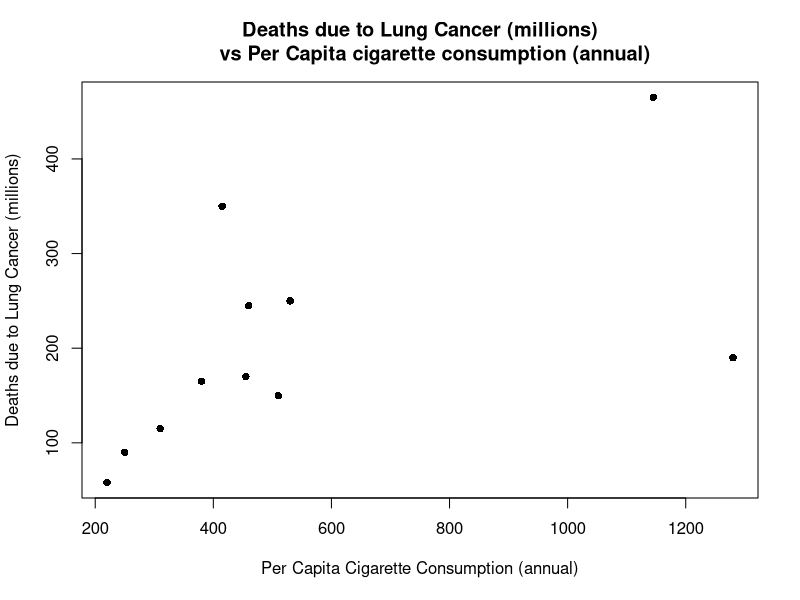
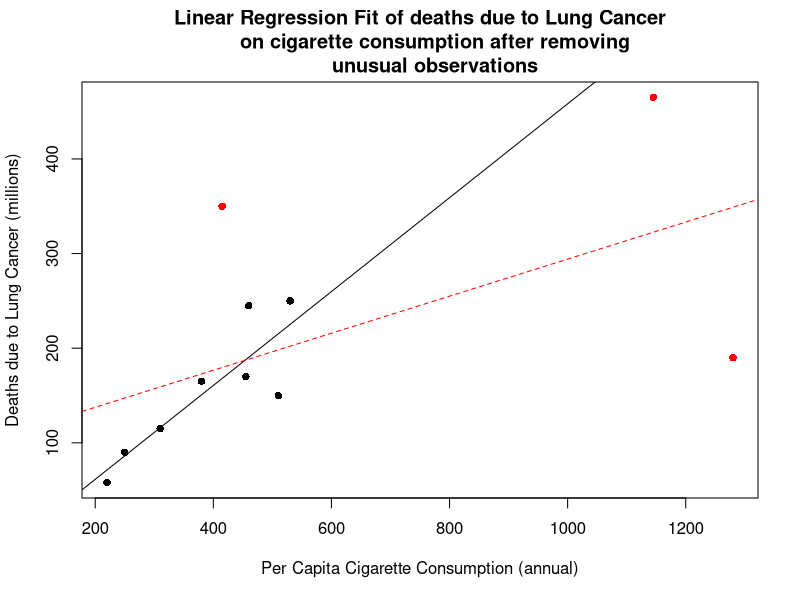
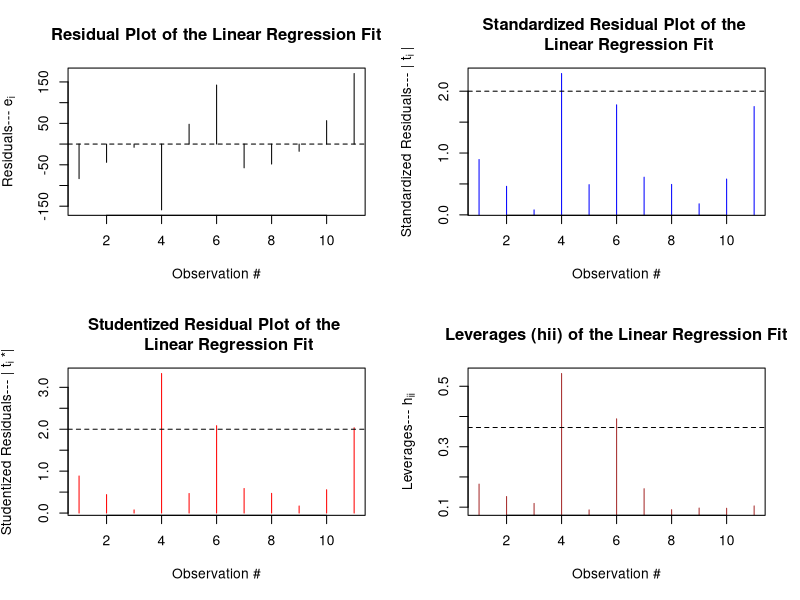

Write R code to recreate these figures, in order. (Note: this script raises an error after producing the figures.)


# PS I - Regression Analysis ----------------------------------------------


# \\ Problem 1 \\ ---------------------------------------------------------

rm(list=ls())
library(RColorBrewer)
c = brewer.pal(7,"Reds")

# The given data pertains to the information on 'death due 
# to lung cancer (millions)' and 'per capita cigarette 
# consumption (annual)' across 11 different countries.

# \\ Let Y - denote the # deaths due to Lung Cancer observed
# in millions and,
# let X - denote the per capita cigarette consumption measured
# annually.\\

# \\ deaths due to lung cancer (millions) \\
y = c(58,115,165,190,250,465,90,150,170,245,350)

# \\ per capita cigarette consumption (annual) \\
x = c(220,310,380,1280,530,1145,250,510,455,460,415)

# \\ A Scatterplot of 'deaths due to lung cancer' on
# per capita cigarette consumption \\

plot(x,y,main="Deaths due to Lung Cancer (millions)
     vs Per Capita cigarette consumption (annual)",
     xlab="Per Capita Cigarette Consumption (annual)",
     ylab="Deaths due to Lung Cancer (millions)",
     pch=16)

# \\ From the scatterplot above, it can be clearly observed
# that, with the increase in the per capita cigarette 
# consumption, there is a prominent increase in the number
# of deaths due to Lung Cancer, which is quite natural. Besides,
# this 'increasing trend', it also to be noted that, outliers
# with respect to both x and y axes are present in the given
# data.

# Also, the strength of linear relationship or association
# between the # deaths due to Lung Cancer and Cigarette 
# consumption is moderate, i.e., r_xy = 0.5724. \\


# \\ (a) Appropriate Regression Model \\ -------------------------------------

# \\ In reference to the Scatterplot, the number of deaths
# due to lung cancer seems almost 'linear increasing' with
# respect to the per capita cigarette consumption. This
# relationship, i.e., the degree of 'non-linearity' is 
# further validated and studied in the following lines 
# through an appropriate regression fit. \\

# \\ In particular, we consider, 
# y = f(x) + u, where the degree of f(.) is to be determined
# for an appropriate regression fit. \\

# \\ Simple Linear Regression: y = beta_0 + beta_1*x + u,
# where R^2 = 0.3277. \\

m1 = lm(y~x)

# \\ Quadratic Regression: y =  beta_0 + beta_1*x + beta_2*x^2 + u,
# where R^2 = 0.5487. \\

m2 = lm(y~x+I(x^2))

# \\ Regression of order 3: y =  beta_0 + beta_1*x + beta_2*x^2 +
# beta_3*x^3 + u, where R^2 = 0.6750. \\

m3 = lm(y~x+I(x^2)+I(x^3))

# \\ Regression of order 4: y =  beta_0 + beta_1*x + beta_2*x^2 +
# beta_3*x^3 + beta_4*x^4 + u, where R^2 = 0.7747. \\

m4 = lm(y~x+I(x^2)+I(x^3)+I(x^4))

# \\ Regression of order 5: y =  beta_0 + beta_1*x + beta_2*x^2 +
# beta_3*x^3 + beta_4*x^4 + beta_5*x^5 + u, where R^2 = 0.7986. \\

m5 = lm(y~x+I(x^2)+I(x^3)+I(x^4)+I(x^5))

# \\ Regression of order 6: y =  beta_0 + beta_1*x + beta_2*x^2 +
# beta_3*x^3 + beta_4*x^4 + beta_5*x^5 + beta_6*x^6 + u, 
# where R^2 = 0.8073. \\

m6 = lm(y~x+I(x^2)+I(x^3)+I(x^4)+I(x^5)+I(x^6))

# \\ Regression of order 7: y =  beta_0 + beta_1*x + beta_2*x^2 +
# beta_3*x^3 + beta_4*x^4 + beta_5*x^5 + beta_6*x^6 + beta_7*x^7+ u, 
# where R^2 = 0.8811. \\

m7 = lm(y~x+I(x^2)+I(x^3)+I(x^4)+I(x^5)+I(x^6)+I(x^7))


# \\ NOTE: 

# 1. After the regression fit of order 7, there is 
# no significant change observed in the value of R^2, apart 
# from the usual increase in the magnitude with the increase
# in the degree of the regression.

# 2. Also for the regression fits of order 4, 5 and 6, the
# change in the magnitude of R^2 was very 'close' unlike the
# change in the case of the regression fit of order 7.

# 3. Even though the R^2 value for the regression fit of
# order 7 is significantly higher, the regression coefficients
# associated to x^3 on-wards are observed to be very close to
# zero (0). 

# 4. The points (1145,465), (1280,190) and (415,350) seems
# to be the possible candidates for 'outlying observations'.
# Therefore, we remove these pairs of observations from the 
# set up and refit the simple linear regression. //

x_new = x[-c(4,6,11)]
y_new = y[-c(4,6,11)]

m1_new = lm(y_new~x_new)
summary(m1_new)

plot(x,y,main="Linear Regression Fit of deaths due to Lung Cancer
     on cigarette consumption after removing
     unusual observations",xlab="Per Capita Cigarette Consumption (annual)",
     ylab="Deaths due to Lung Cancer (millions)",pch=16)
abline(m1_new)
abline(m1,col="red",lty=2)
points(c(x[4],x[6],x[11]),c(y[4],y[6],y[11]),pch=16,col="red")

# \\ The magnitude of R^2 increases from 0.5487 to 0.7550
# when the possible unusual observations were removed. But,
# we need to validate the above points as unusual, i.e.,
# classifying them as outliers or influential. \\

# \\ For detection of the outliers, influential points and 
# leverages, further diagnostics for instance, 'Standardized',
# 'Studentized' Residuals, 'DFBETA', 'DFFIT' and 'Cook's Distance'
# are presented. \\

# \\ Here we work with the 'simple linear regression model' of
# the deaths due to lung cancer on cigarette consumption. \\

# \\ (b) Further Diagnostics - Standardized, Studentized Residuals \\ --------

par(mfrow=c(2,2))

# \\ The Residual Plot \\

plot(resid(m1),main="Residual Plot of the Linear Regression Fit",
     xlab="Observation #",ylab=bquote("Residuals---"~e[i]),
     pch=16,type="h")
abline(h=0,lty=2)

# \\ The Standardized Residual Plot \\

plot(abs(rstandard(m1)),main="Standardized Residual Plot of the 
     Linear Regression Fit",
     xlab="Observation #",ylab=bquote("Standardized Residuals---"~"|"~t[i]~"|"),
     pch=16,col="blue",type="h")
abline(h=2,lty=2)

# \\ The Studentized Residual Plot \\

plot(abs(rstudent(m1)),main="Studentized Residual Plot of the 
     Linear Regression Fit",
     xlab="Observation #",ylab=bquote("Studentized Residuals---"~"|"~t[i]~"*|"),
     pch=16,col="red",type="h")
abline(h=2,lty=2)
which(rstudent(m1)>2)

# \\ The Leverage - hii \\

plot(hatvalues(m1),main="Leverages (hii) of the Linear Regression Fit",
     xlab="Observation #",ylab=bquote("Leverages---"~h[ii]),
     pch=16,col="brown",type="h")
abline(h=(4/11),lty=2)
which(hatvalues(m1)>(4/11))

# \\ NOTE: 
# 1. According to the thumb rule in case of identifying 
# outlying observations on the basis of studentized and 
# standardized residuals, we have, |t_i| and |t_i*|>2,
# which implies that observations 4, 6 and 11 as marked 
# out earlier are potential outlying observations based on
# studentized residual.

# 2. Where as if we observe the leverages (hii > 2p/n), it is to be noted
# that observations 4 and 6 are potential leverage points, influencing
# the regression line.

# 3. Observations 4 and 6 can be clearly noted to be outliers
# in the direction of the x-axis, i.e., 'regressor outliers'/
# 'leverages', which greatly/dramatically influence the regression
# line, but observation 11 is an outlier in the direction of y-axis,
# i.e., 'response outlier', which does not seem to affect the regression
# much. \\

# \\ Therefore, we validate in the following lines, whether
# observations 4 and 6 are 'influential' . \\

# \\ (c) DFBETA, DFFIT, Cook's Distance \\ --------------------------------

# \\ Belsley, Kuh, and Welsch recommend 2 as a general cutoff value to 
# indicate influential observations and 2/root(n) as a 
# size-adjusted cutoff. \\

DFBETA = dfbetas(m1)
ols_plot_dfbetas(m1)

# \\ An observation is deemed influential if the absolute value of its 
# DFFITS value is greater than:
# 2*sqrt(p+1)/(n-p-1)
# where n is the number of observations and p is the number
# of predictors including the intercept. \\

DFFIT = dffits(m1)
ols_plot_dffits(m1)

# \\ Here we consider the threshold value or the cut off to
# be 1, i.e., D_i > 1, would denote that the particular observation
# is an influential point. \\

CD = cooks.distance(m1)
ols_plot_cooksd_chart(m1)


# \\ NOTE:

# 1. In addition to the diagnostics of the fitted regression
# model presented on the basis of studentized residuals and
# leverages, the DFBETAs and DFFITs also suggests that, 
# observations 4 and 6 are respectively outliers in the direction 
# of x-axis, i.e., leverage as well as influential observations, thereby,
# drastically affecting the simple linear regression fit of the deaths
# due to lung cancer on the cigarette consumption.

# 2. Therefore, we eliminate the influential points as well as the
# response outlier and re-fit the linear regression model to the modified data,
# as illustrated in Section 1. \\



# -------------------------------------------------------------------------


# \\ Problem II \\ --------------------------------------------------------
rm(list=ls())
# \\ The given data pertains to the 'light intensities' and
# the 'surface temperature' (both in logarithm) of 47 stars.
# It is known that light intensity of a star depends on its
# surface temperature. 

# Therefore, let Y: denote the 'light intensity' of the star,
# and X: denote the 'surface temperature' of the star.

# In particular, y = f(x) + u, where f(.) - the degree of
# relationship or dependency of light intensity on the surface
# temperature is to be determined for an appropriate regression
# fit. \\

# \\ light intensity of the stars (in logarithm) \\
y = c(5.23,5.74,4.93,5.74,5.19,5.46,4.65,5.27,5.57,5.12,
      5.73,5.45,5.42,4.05,4.26,4.58,3.94,4.18,5.89,4.38,
      4.22,4.42,4.85,5.02,4.66,4.66,4.90,4.90,4.39,6.05,
      4.42,5.10,5.22,6.29,4.34,5.62,5.10,5.22,5.18,5.57,
      4.62,5.06,5.34,5.34,5.54,4.98,4.50)

# \\ surface temperature of the stars (in logarithms) \\
x = c(4.37,4.56,4.26,4.56,4.30,4.46,3.84,4.57,4.26,4.37,
      3.49,4.43,4.48,4.01,4.29,4.42,4.23,4.42,4.23,3.49,
      4.29,4.29,4.42,4.49,4.38,4.42,4.29,4.38,4.22,3.48,
      4.38,4.56,4.45,3.49,4.23,4.62,4.53,4.45,4.53,4.43,
      4.38,4.45,4.50,4.45,4.55,4.45,4.42)

# \\ A Scatterplot of 'light intensity' on
# 'surface temperature' \\

par(mfrow=c(1,2))
plot(x,y,main="Light Intensity vs Surface Temperature
     (in logarithms)",
     xlab="Surface Temperature (in logarithm)",
     ylab="Light Intensity (in logarithm)",
     pch=16)

plot(exp(x),exp(y),main="Light Intensity vs Surface Temperature
     (taking e)",
     xlab="Surface Temperature",
     ylab="Light Intensity",
     pch=16)

# \\ Note that, both the above scatterplots, shows a clustering
# of observations towards the higher index of surface temperature
# around the light intensity value 4.0 to 5.5 (in logarithms).
# Besides that, light intensity seems to be 'non-linearly' related
# to the surface temperature with a roughly decreasing trend,
# along with some unusual observations
# at considerable lower values of the x (surface temperature).
# Hence, we validate the relationship between the two variables
# after studying and analyzing the outliers, leverages and influential
# observations in the given data. \\


# \\ A Regression Fit of Light Intensity on Surface Temperature \\ --------

# \\ We have considered a 'quadratic' regression of the light
# intensity on the surface temperature, as after the second degree
# the change in the R^2 value is nominal. Also, the p-values
# corresponding to the regression coefficients comes out to be
# > 0.05 after degree 2 of the regression fit, implying the 
# insignificance of the coefficients. \\

m = lm(y~x+I(x^2))
scatterplot(x,y,boxplots=F,pch=16,main="Quadratic Regression Fit of Light Intensity
     on Surface Temperature",xlab="Surface Temperature (in logartihm)",
            ylab="Light Intensity (in logartihm)")
points(x[c(11,9,19,20,30,34,36)],y[c(11,9,19,20,30,34,36)],
       pch=16,col="red") # \\ suspected unusualities \\

# \\ In order to detect the unusual observations including
# outliers, leverages and influential points, the quadratic
# regression fit will be considered and later modified accounting
# for such observations. \\



# \\ Further Diagnosis -  Standardized & Studentized Residuals, Le --------

par(mfrow=c(2,2))

# \\ The Residual Plot \\

plot(resid(m),main="Residual Plot of the Quadratic Regression Fit",
     xlab="Observation #",ylab=bquote("Residuals---"~e[i]),
     pch=16,type="h")
abline(h=0,lty=2)

# \\ The Standardized Residual Plot \\

plot(abs(rstandard(m)),main="Standardized Residual Plot of the 
     Quadratic Regression Fit",
     xlab="Observation #",ylab=bquote("Standardized Residuals---"~"|"~t[i]~"|"),
     pch=16,col="blue",type="h")
abline(h=2,lty=2)

# \\ The Studentized Residual Plot \\

plot(abs(rstudent(m)),main="Studentized Residual Plot of the 
     Quadratic Regression Fit",
     xlab="Observation #",ylab=bquote("Studentized Residuals---"~"|"~t[i]~"*|"),
     pch=16,col="red",type="h")
abline(h=2,lty=2)
which(rstudent(m)>2)

# \\ The Leverage - hii \\

plot(hatvalues(m),main="Leverages (hii) of the Quadratic Regression Fit",
     xlab="Observation #",ylab=bquote("Leverages---"~h[ii]),
     pch=16,col="brown",type="h")
abline(h=(6/47),lty=2)
which(hatvalues(m)>(6/47))


# \\ NOTE:

# 1. In reference to the studentized residuals, observations
# 9, 19 and 20 are potential outlying observations, i.e., 
# according to the thumb rule |t_i*|>2, for i = 9,19,20.

# 2. Where as on the basis of the hat values, observations
# 11,20,30,34 and 36 are identified as potential leverages,
# with hii>2p/n = 6/47. \\



# \\ Diagnosis of Influential Observations - DFBETA, DFFIT and Cook's D \\ --------

# \\ Belsley, Kuh, and Welsch recommend 2 as a general cutoff value to 
# indicate influential observations and 2/root(n) as a 
# size-adjusted cutoff. \\

DFBETA = dfbetas(m)
ols_plot_dfbetas(m)

# \\ An observation is deemed influential if the absolute value of its 
# DFFITS value is greater than:
# 2*sqrt(p+1)/(n-p-1)
# where n is the number of observations and p is the number
# of predictors including the intercept. \\

DFFIT = dffits(m)
ols_plot_dffits(m)

# \\ Here we consider the threshold value or the cut off to
# be 1, i.e., D_i > 1, would denote that the particular observation
# is an influential point. \\

CD = cooks.distance(m)
ols_plot_cooksd_chart(m)
plot(as.vector(CD),type="h",ylim=c(0,1))
abline(h=1)


# \\ NOTE:

# 1. In addition to the diagnosis of the fitted quadratic
# regression line of light intensity of the stars on the 
# surface temperature provided by the residuals and leverages,
# the other measures such as DFBETAs and DFFITs,
# identifies observations 9,19,20,30 and 34 as potential
# influential observations, which affects the regression line.

# 2. Where as, the Cooks D value for the observations 19,20,
# 30 and 34 are comparatively large, and D_20 is almost close
# to 1. 

# 3. Therefore we consider the observations 9,19,20,30 and 34 as
# influential observations, implying that they are outliers too.
# Observe that observations 9 and 19 are outliers in the direction
# of y-axis, i.e., response outliers, where as observations 20,30 and
# 34 are regressor outliers, drastically influencing the regression fit. \\



# \\ Removing the Outliers and Influential Observations from the set up \\ --------

x_new = x[-c(9,19,20,30,34)]
y_new = y[-c(9,19,20,30,34)]

m_new = lm(y_new~x_new+I(x_new^2))
summary(m_new)

scatterplot(x_new,y_new,boxplots=F,pch=16,main="Quadratic Regression Fit of Light Intensity
     on Surface Temperature after removal of
            influential and outlying observations",xlab="Surface Temperature (in logartihm)",
           ylab="Light Intensity (in logartihm)",ylim=c(3,7))
points(x[c(9,19,20,30,34)],y[c(9,19,20,30,34)],pch=16,col="red")


# \\ NOTE:

# Therefore on removing the outliers and influential 
# (leverages) observations, the R^2 value increases to 0.5745
# from 0.3538, and hence we get an appropriate quadratic 
# regression fit of light intensity of the stars on the surface
# temperature. \\
